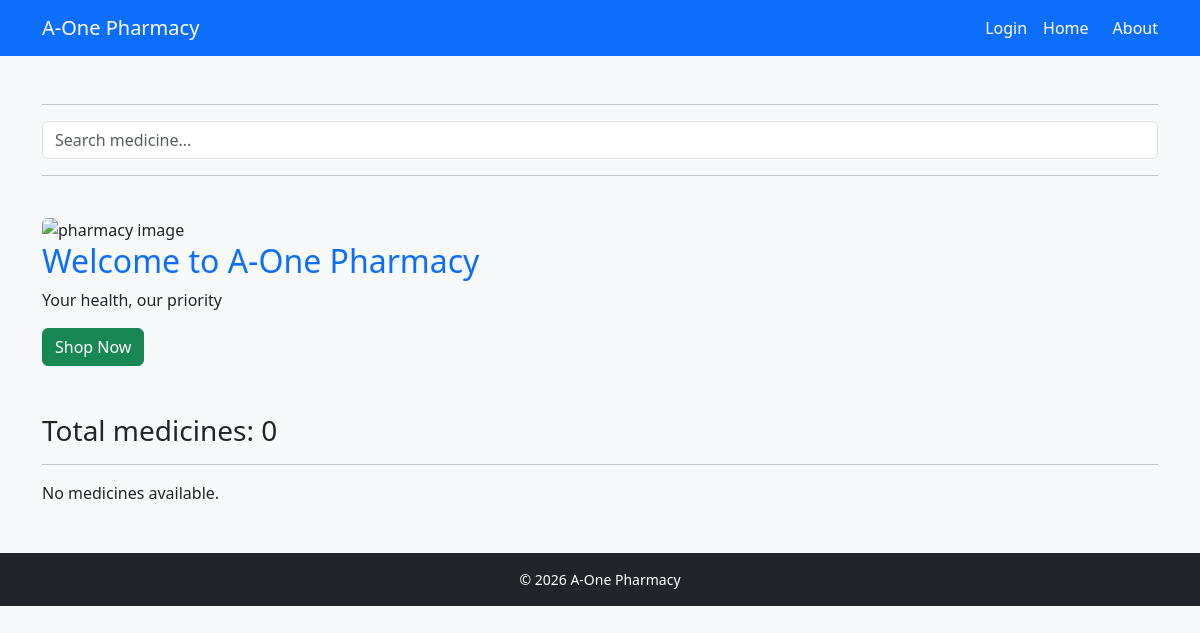
The app's page /, older data.
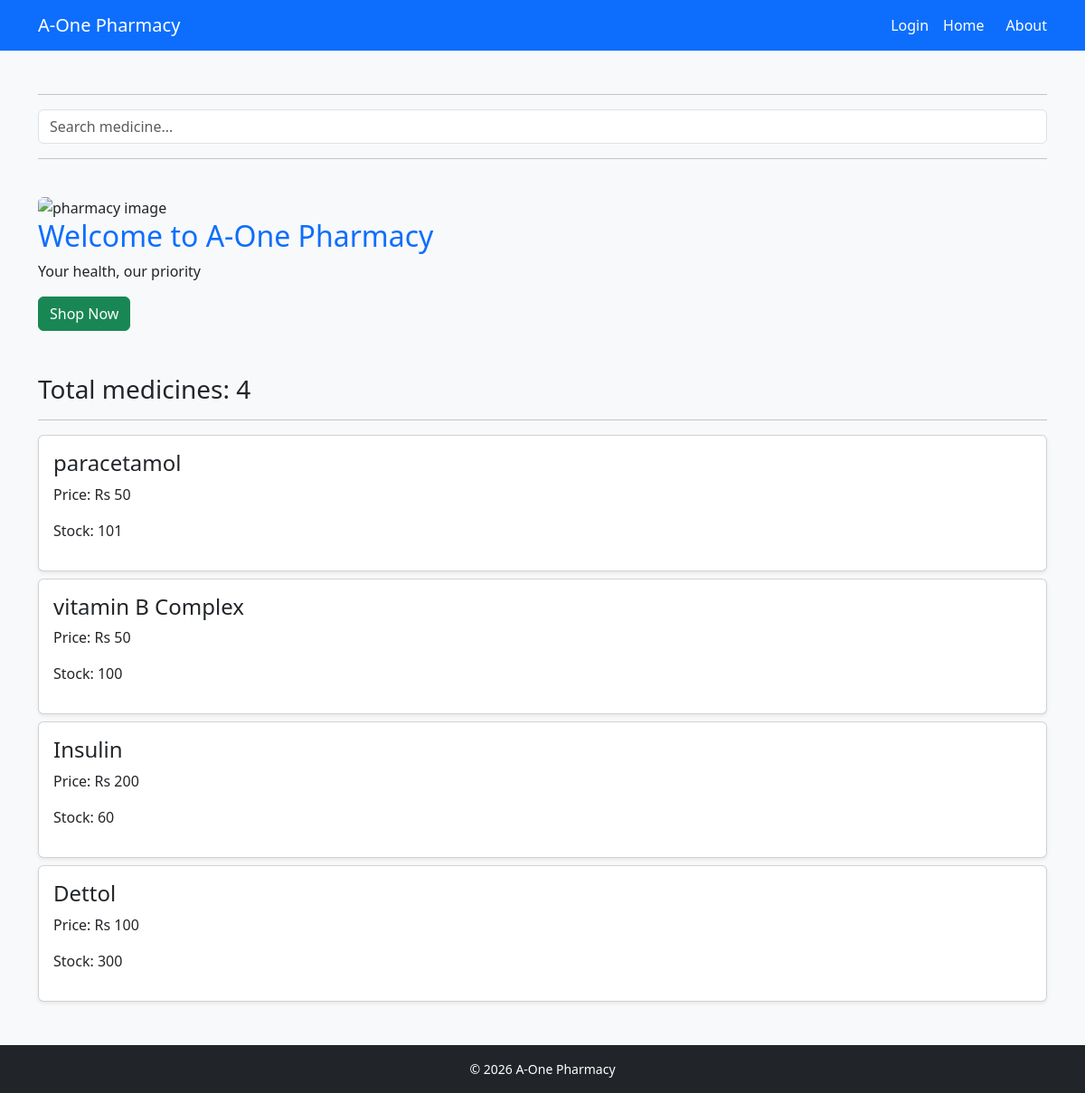
The same page, newer data.
### core/models.py (models this page shows, shortened)
class Medicine(models.Model):
    name = models.CharField(max_length=100)
    price = models.IntegerField()
    stock = models.IntegerField()

### core/views.py (the view)
# urls.py: path('', views.home),
def home(request):
    query = request.GET.get('q')
    if query:
        medicines = Medicine.objects.filter(name__icontains=query)
    else:
        medicines = Medicine.objects.all()
    return render(request, 'home.html', {'medicines': medicines})

### templates/home.html (shortened to what this page needs)
{% extends 'base.html' %}
  {% block content %}
  <hr>
<form method="GET" class="mb-3">
<input type="text" name="q" value="{{ request.GET.q }}" placeholder="Search medicine..." class="form-control"> </form>
<hr>
<br>
 <img src="https://plus.unsplash.com/premium_photo-1764187004417-1909e8648a70?q=80&w=1170&auto=format&fit=crop&ixlib=rb-4.1.0&ixid=M3wxMjA3fDB8MHxwaG90by1wYWdlfHx8fGVufDB8fHx8fA%3D%3D" alt="pharmacy image" width="500" class="img-fluid rounded">
 <h2>Welcome to A-One Pharmacy</h2>
 <p>Your health, our priority</p>
 <button class="btn btn-success">Shop Now</button>
<br>
<br>
<br>
 <h3>Total medicines: {{ medicines|length }}</h3>
 <hr>
{% if medicines %}
    {% for med in medicines %}
        <div class="card p-3 my-2 shadow-sm">
            <h4>{{ med.name }}</h4>
            <p>Price: Rs {{ med.price }}</p>
            <p>Stock: {{ med.stock }}</p>
        </div>
    {% endfor %}
{% else %}
    <p>No medicines available.</p>
{% endif %}
{% endblock %}

### templates/base.html (shortened to what this page needs)
{% load static %}
<!DOCTYPE html>
<html>
<head>
    <link href="https://cdn.jsdelivr.net/npm/bootstrap@5.3.0/dist/css/bootstrap.min.css" rel="stylesheet">
    <link rel="stylesheet" href="{% static 'css/style.css' %}">
</head>
<body>
    <nav class="navbar navbar-dark bg-primary">
     <div class="container">
      <a class="navbar-brand" href="#">A-One Pharmacy</a>
       <div class="navbar-nav d-flex flex-row">
        {% if user.is_authenticated %}
             <form method="post" action="{% url 'logout' %}">
                   {% csrf_token %}
                  <button type="submit" class="nav-link text-white me-3" >Logout</button>
             </form>
          {% else %}
             <a href="/login/" class="nav-link text-white me-3">Login</a>
        {% endif %}
         <a class="nav-link text-white me-4" href="/">Home</a>
         <a class="nav-link text-white" href="/about/">About</a>
         </div>
     </div>
    </nav>
    <div class="container mt-5">
        {% block content %}
        {% endblock %}
    </div>
    <footer class="bg-dark text-white text-center p-3 mt-5">
        © 2026 A-One Pharmacy
    </footer>
</body>
</html>

### static/css/style.css (style rules this page uses)
body { background-color: #f8f9fa; }
h2 { color: #0d6efd; }
footer { font-size: 14px; }
.nav-link { transition: color 0.3s ease; }
.btn-success { transition: background-color 0.3s ease, transform 0.2s ease; }
.img-fluid { transition: transform 0.3s ease; }
.card { transition: transform 0.2s ease, box-shadow 0.3s ease; }

Row changes from the older to the newer data that the page shows:
added Medicine: name "paracetamol", price "50", stock "101"
added Medicine: name "vitamin B Complex", price "50", stock "100"
added Medicine: name "Insulin", price "200", stock "60"
added Medicine: name "Dettol", price "100", stock "300"
Text that changed along with them:
{{ medicines|length }}: "0" → "4"
text no longer shown: "No medicines available."
